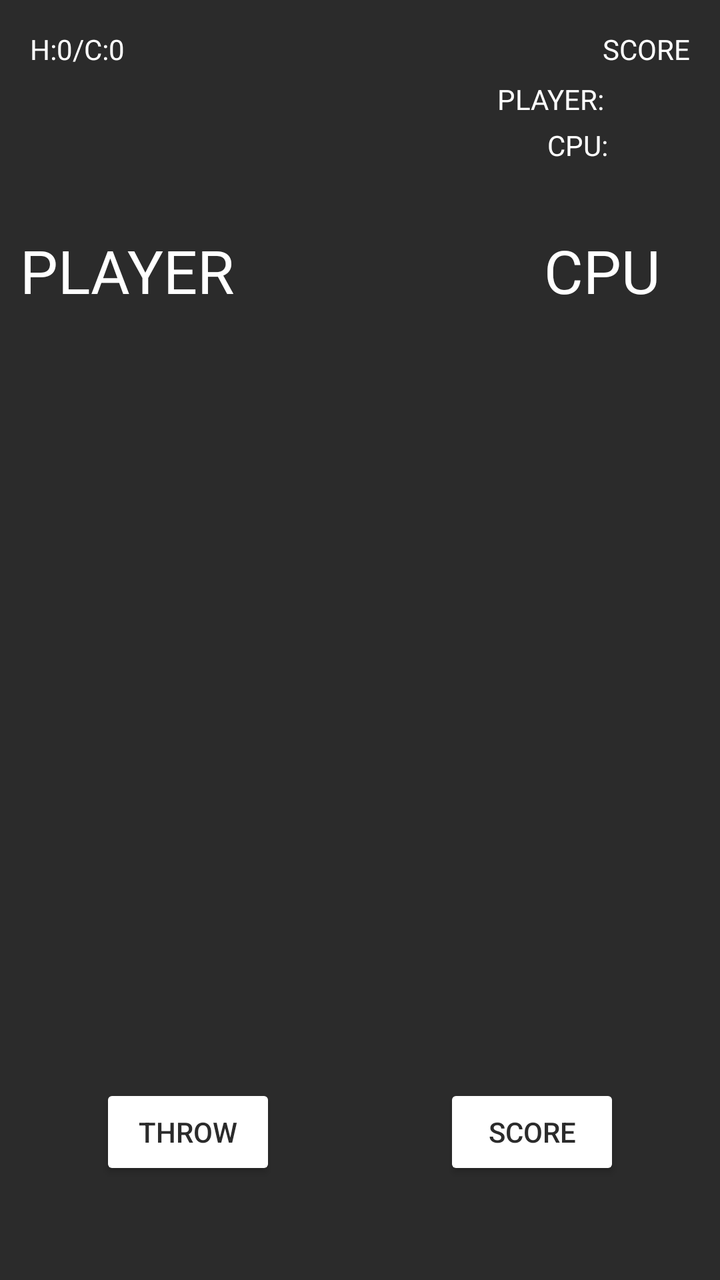
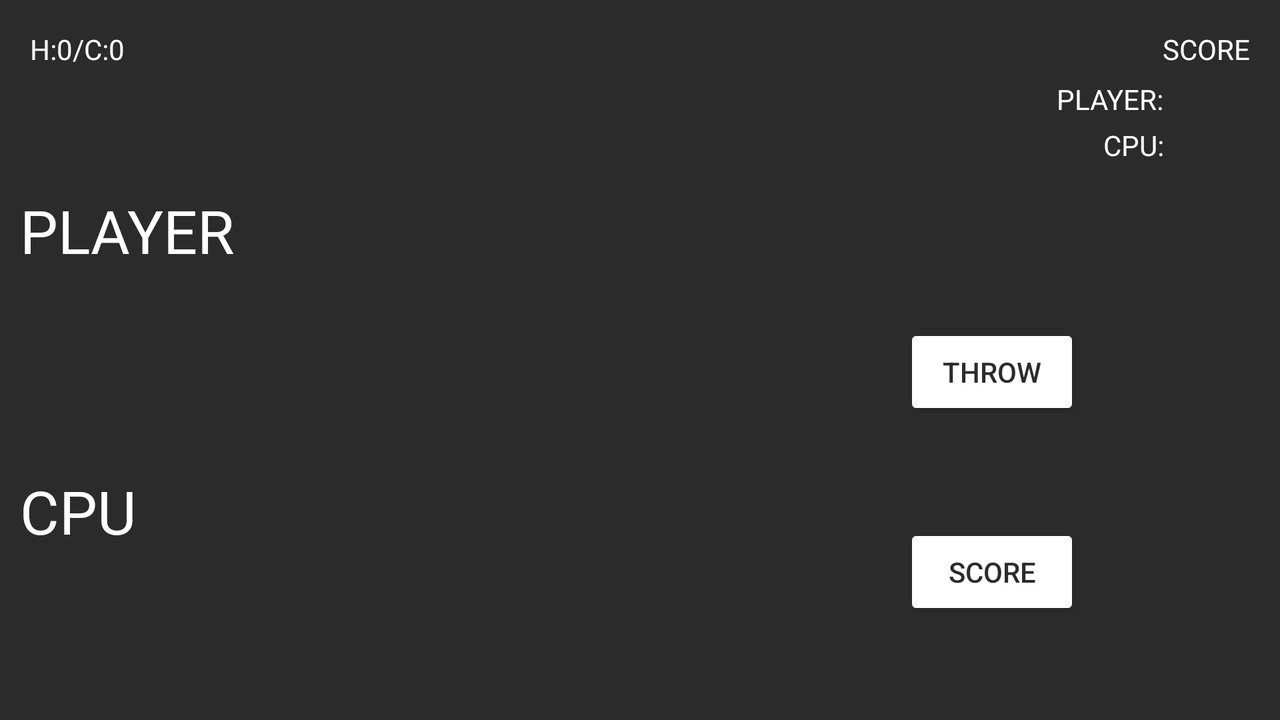

The same Android screen from two of the app's own layout files: first res/layout/ as a phone draws it, then the author's variant for another configuration, drawn on a device whose configuration selects that folder. Both files follow.
<!-- AndroidManifest.xml: application theme Theme.Dicerollcw -->
<!-- res/layout/game.xml -->
<?xml version="1.0" encoding="utf-8"?>
<androidx.constraintlayout.widget.ConstraintLayout xmlns:android="http://schemas.android.com/apk/res/android"
    xmlns:tools="http://schemas.android.com/tools"
    android:layout_width="match_parent"
    android:layout_height="match_parent"
    xmlns:app="http://schemas.android.com/apk/res-auto"
    android:background="@color/lightblack">
    <TextView
        android:id="@+id/winCount"
        android:layout_width="wrap_content"
        android:layout_height="wrap_content"
        app:layout_constraintStart_toStartOf="parent"
        app:layout_constraintTop_toTopOf="parent"
        android:layout_marginStart="15dp"
        android:layout_marginTop="15dp"
        android:text="@string/winCount"
        android:textColor="@color/white"
        />
    <TextView
        android:id="@+id/score"
        android:layout_width="wrap_content"
        android:layout_height="wrap_content"
        app:layout_constraintEnd_toEndOf="parent"
        app:layout_constraintTop_toTopOf="parent"
        android:layout_marginEnd="15dp"
        android:layout_marginTop="15dp"
        android:text="@string/score"
        android:textColor="@color/white"
        />
    <TextView
        android:id="@+id/player_Score"
        android:layout_width="wrap_content"
        android:layout_height="wrap_content"
        app:layout_constraintStart_toStartOf="@id/score"
        app:layout_constraintTop_toTopOf="parent"
        android:layout_marginStart="-53dp"
        android:layout_marginTop="40dp"
        android:text="@string/playerScore"
        android:textColor="@color/white"
        />
    <TextView
        android:id="@+id/cpu_score"
        android:layout_width="wrap_content"
        android:layout_height="wrap_content"
        app:layout_constraintStart_toStartOf="@id/score"
        app:layout_constraintTop_toTopOf="parent"
        android:layout_marginStart="-28dp"
        android:layout_marginTop="63dp"
        android:text="@string/cpuScore"
        android:textColor="@color/white"
        />
    <androidx.constraintlayout.widget.ConstraintLayout
        android:id="@+id/diceBox"
        android:layout_width="match_parent"
        android:layout_height="450dp"
        app:layout_constraintTop_toTopOf="@id/score"
        android:layout_marginTop="100dp"

        >
        <TextView
            android:id="@+id/playerHeading"
            android:layout_width="wrap_content"
            android:layout_height="wrap_content"
            android:text="@string/player"
            android:textColor="@color/white"
            android:textSize="30sp"
            app:layout_constraintTop_toTopOf="parent"
            app:layout_constraintStart_toStartOf="parent"
            android:layout_marginStart="10dp"/>
        <TextView
            android:id="@+id/cpuHeading"
            android:layout_width="wrap_content"
            android:layout_height="wrap_content"
            android:text="@string/cpu"
            android:textColor="@color/white"
            android:textSize="30sp"
            app:layout_constraintTop_toTopOf="parent"
            app:layout_constraintEnd_toEndOf="parent"
            android:layout_marginEnd="30dp"/>
        <LinearLayout
            android:layout_width="wrap_content"
            android:layout_height="wrap_content"
            android:orientation="vertical"
            app:layout_constraintTop_toBottomOf="@+id/playerHeading"
            app:layout_constraintStart_toStartOf="parent"
            android:layout_marginTop="20dp"
            android:layout_marginStart="30dp"
            >
            <ImageView
                android:id="@+id/leftDice1"
                android:layout_marginBottom="10dp"
                android:layout_width="60sp"
                android:layout_height="60sp"
                android:adjustViewBounds="true"
                android:background="@color/transparent"
                android:scaleType="centerCrop"
                android:src="@drawable/dice_1"
                android:contentDescription="@string/player_dice_1" />
            <ImageView
                android:id="@+id/leftDice2"
                android:layout_width="60sp"
                android:layout_height="60sp"
                android:layout_marginBottom="10dp"
                android:adjustViewBounds="true"
                android:background="@color/transparent"
                android:scaleType="centerCrop"
                android:src="@drawable/dice_1"
                android:contentDescription="@string/player_dice_2" />
            <ImageView
                android:id="@+id/leftDice3"
                android:layout_width="60sp"
                android:layout_height="60sp"
                android:layout_marginBottom="10dp"
                android:adjustViewBounds="true"
                android:background="@color/transparent"
                android:scaleType="centerCrop"
                android:src="@drawable/dice_1"
                android:contentDescription="@string/player_dice_3" />
            <ImageView
                android:id="@+id/leftDice4"
                android:layout_width="60sp"
                android:layout_height="60sp"
                android:layout_marginBottom="10dp"
                android:adjustViewBounds="true"
                android:background="@color/transparent"
                android:scaleType="centerCrop"
                android:src="@drawable/dice_1"
                android:contentDescription="@string/player_dice_4" />
            <ImageView
                android:id="@+id/leftDice5"
                android:layout_width="60sp"
                android:layout_height="60sp"
                android:adjustViewBounds="true"
                android:background="@color/transparent"
                android:scaleType="centerCrop"
                android:src="@drawable/dice_1"
                android:contentDescription="@string/player_dice_5" />
        </LinearLayout>
        <LinearLayout
            android:layout_width="wrap_content"
            android:layout_height="wrap_content"
            android:orientation="vertical"
            app:layout_constraintTop_toBottomOf="@id/cpuHeading"
            app:layout_constraintEnd_toEndOf="parent"
            android:layout_marginTop="20dp"
            android:layout_marginEnd="30dp"
            >

            <ImageView
                android:id="@+id/rightDice1"
                android:layout_marginBottom="10dp"
                android:layout_width="60sp"
                android:layout_height="60sp"
                android:adjustViewBounds="true"
                android:background="@color/transparent"
                android:scaleType="centerCrop"
                android:src="@drawable/dice_1"
                android:contentDescription="@string/cpu_dice_1" />
            <ImageView
                android:id="@+id/rightDice2"
                android:layout_width="60sp"
                android:layout_height="60sp"
                android:layout_marginBottom="10dp"
                android:adjustViewBounds="true"
                android:background="@color/transparent"
                android:scaleType="centerCrop"
                android:src="@drawable/dice_1"
                android:contentDescription="@string/cpu_dice_2" />
            <ImageView
                android:id="@+id/rightDice3"
                android:layout_width="60sp"
                android:layout_height="60sp"
                android:layout_marginBottom="10dp"
                android:adjustViewBounds="true"
                android:background="@color/transparent"
                android:scaleType="centerCrop"
                android:src="@drawable/dice_1"
                android:contentDescription="@string/cpu_dice_3"
                tools:ignore="HardcodedText" />
            <ImageView
                android:id="@+id/rightDice4"
                android:layout_width="60sp"
                android:layout_height="60sp"
                android:layout_marginBottom="10dp"
                android:adjustViewBounds="true"
                android:background="@color/transparent"
                android:scaleType="centerCrop"
                android:src="@drawable/dice_1"
                android:contentDescription="@string/cpu_dice_4" />
            <ImageView
                android:id="@+id/rightDice5"
                android:layout_width="60sp"
                android:layout_height="60sp"
                android:adjustViewBounds="true"
                android:background="@color/transparent"
                android:scaleType="centerCrop"
                android:src="@drawable/dice_1"
                android:contentDescription="@string/cpu_dice_5" />
        </LinearLayout>
    </androidx.constraintlayout.widget.ConstraintLayout>
    <Button
        android:id="@+id/throwButton"
        android:layout_width="wrap_content"
        android:layout_height="wrap_content"
        android:text="@string/throw_button"
        android:backgroundTint="@color/white"
        android:textColor="@color/lightblack"
        app:layout_constraintBottom_toBottomOf="parent"
        app:layout_constraintStart_toStartOf="parent"
        android:layout_marginStart="50dp"
        android:layout_marginBottom="50dp"/>

    <Button
        android:id="@+id/score_button"
        android:layout_width="wrap_content"
        android:layout_height="wrap_content"
        android:text="@string/score_button"
        android:backgroundTint="@color/white"
        android:textColor="@color/lightblack"
        app:layout_constraintBottom_toBottomOf="parent"
        app:layout_constraintEnd_toEndOf="parent"
        android:layout_marginEnd="50dp"
        android:layout_marginBottom="50dp" />


</androidx.constraintlayout.widget.ConstraintLayout>
<!-- resources referenced by this layout -->
<resources>
  <color name="lightblack">#2B2B2B</color>
  <color name="transparent">#00F4AE36</color>
  <color name="white">#FFFFFFFF</color>
  <string name="cpu">CPU</string>
  <string name="cpuScore">CPU:</string>
  <string name="cpu_dice_1">cpu dice 1</string>
  <string name="cpu_dice_2">cpu dice 2</string>
  <string name="cpu_dice_3">cpu dice 3</string>
  <string name="cpu_dice_4">cpu dice 4</string>
  <string name="cpu_dice_5">cpu dice 5</string>
  <string name="player">PLAYER</string>
  <string name="playerScore">PLAYER:</string>
  <string name="player_dice_1">player Dice 1</string>
  <string name="player_dice_2">player dice 2</string>
  <string name="player_dice_3">player dice 3</string>
  <string name="player_dice_4">player dice 4</string>
  <string name="player_dice_5">player dice 5</string>
  <string name="score">SCORE</string>
  <string name="score_button">Score</string>
  <string name="throw_button">Throw</string>
  <string name="winCount">H:0/C:0</string>
  <style name="Theme.Dicerollcw" parent="Theme.MaterialComponents.DayNight.DarkActionBar">
          
          <item name="colorPrimary">@color/purple_500</item>
          <item name="colorPrimaryVariant">@color/purple_700</item>
          <item name="colorOnPrimary">@color/white</item>
          
          <item name="colorSecondary">@color/teal_200</item>
          <item name="colorSecondaryVariant">@color/teal_700</item>
          <item name="colorOnSecondary">@color/black</item>
          
          <item name="android:statusBarColor">?attr/colorPrimaryVariant</item>
          
      </style>
  <color name="purple_500">#FF6200EE</color>
  <color name="purple_700">#FF3700B3</color>
  <color name="teal_200">#FF03DAC5</color>
  <color name="teal_700">#FF018786</color>
  <color name="black">#FF000000</color>
</resources>
<!-- res/layout-land/game.xml (the author's variant of the layout above) -->
<!-- drawn on the phone turned sideways -->
<?xml version="1.0" encoding="utf-8"?>
<androidx.constraintlayout.widget.ConstraintLayout xmlns:android="http://schemas.android.com/apk/res/android"
    xmlns:tools="http://schemas.android.com/tools"
    android:layout_width="match_parent"
    android:layout_height="match_parent"
    xmlns:app="http://schemas.android.com/apk/res-auto"
    android:background="@color/lightblack">
    <TextView
        android:id="@+id/winCount"
        android:layout_width="wrap_content"
        android:layout_height="wrap_content"
        app:layout_constraintStart_toStartOf="parent"
        app:layout_constraintTop_toTopOf="parent"
        android:layout_marginStart="15dp"
        android:layout_marginTop="15dp"
        android:text="@string/winCount"
        android:textColor="@color/white"
        />

    <TextView
        android:id="@+id/score"
        android:layout_width="wrap_content"
        android:layout_height="wrap_content"
        app:layout_constraintEnd_toEndOf="parent"
        app:layout_constraintTop_toTopOf="parent"
        android:layout_marginEnd="15dp"
        android:layout_marginTop="15dp"
        android:text="@string/score"
        android:textColor="@color/white"
        />
    <TextView
        android:id="@+id/player_Score"
        android:layout_width="wrap_content"
        android:layout_height="wrap_content"
        app:layout_constraintEnd_toEndOf="parent"
        app:layout_constraintTop_toTopOf="parent"
        android:layout_marginEnd="58dp"
        android:layout_marginTop="40dp"
        android:text="@string/playerScore"
        android:textColor="@color/white"
        />

    <TextView
        android:id="@+id/cpu_score"
        android:layout_width="wrap_content"
        android:layout_height="17dp"
        android:layout_marginEnd="58dp"
        android:layout_marginTop="63dp"
        android:text="@string/cpuScore"
        android:textColor="@color/white"
        app:layout_constraintEnd_toEndOf="parent"
        app:layout_constraintTop_toTopOf="parent" />
    <androidx.constraintlayout.widget.ConstraintLayout
        android:id="@+id/diceBox"
        android:layout_width="match_parent"
        android:layout_height="450dp"
        app:layout_constraintTop_toTopOf="@id/score"
        android:layout_marginTop="80dp"

        >
        <TextView
            android:id="@+id/playerHeading"
            android:layout_width="wrap_content"
            android:layout_height="wrap_content"
            android:text="@string/player"
            android:textColor="@color/white"
            android:textSize="30sp"
            app:layout_constraintTop_toTopOf="parent"
            app:layout_constraintStart_toStartOf="parent"
            android:layout_marginStart="10dp"/>
        <TextView
            android:id="@+id/cpuHeading"
            android:layout_width="wrap_content"
            android:layout_height="wrap_content"
            android:text="@string/cpu"
            android:textColor="@color/white"
            android:textSize="30sp"
            app:layout_constraintTop_toBottomOf="@id/playerHeading"
            app:layout_constraintStart_toStartOf="parent"
            android:layout_marginTop="100dp"
            android:layout_marginStart="10dp"/>
        <LinearLayout
            android:layout_width="wrap_content"
            android:layout_height="wrap_content"
            android:orientation="horizontal"
            app:layout_constraintTop_toBottomOf="@+id/playerHeading"
            app:layout_constraintStart_toStartOf="parent"
            android:layout_marginTop="20dp"
            android:layout_marginStart="30dp"
            >
            <ImageView
                android:id="@+id/leftDice1"
                android:layout_marginBottom="10dp"
                android:layout_width="60sp"
                android:layout_height="60sp"
                android:adjustViewBounds="true"
                android:background="@color/transparent"
                android:scaleType="centerCrop"
                android:src="@drawable/dice_1"
                android:contentDescription="@string/player_dice_1" />
            <ImageView
                android:id="@+id/leftDice2"
                android:layout_width="60sp"
                android:layout_height="60sp"
                android:layout_marginBottom="10dp"
                android:adjustViewBounds="true"
                android:background="@color/transparent"
                android:scaleType="centerCrop"
                android:src="@drawable/dice_1"
                android:contentDescription="@string/player_dice_2" />
            <ImageView
                android:id="@+id/leftDice3"
                android:layout_width="60sp"
                android:layout_height="60sp"
                android:layout_marginBottom="10dp"
                android:adjustViewBounds="true"
                android:background="@color/transparent"
                android:scaleType="centerCrop"
                android:src="@drawable/dice_1"
                android:contentDescription="@string/player_dice_3" />
            <ImageView
                android:id="@+id/leftDice4"
                android:layout_width="60sp"
                android:layout_height="60sp"
                android:layout_marginBottom="10dp"
                android:adjustViewBounds="true"
                android:background="@color/transparent"
                android:scaleType="centerCrop"
                android:src="@drawable/dice_1"
                android:contentDescription="@string/player_dice_4" />
            <ImageView
                android:id="@+id/leftDice5"
                android:layout_width="60sp"
                android:layout_height="60sp"
                android:adjustViewBounds="true"
                android:background="@color/transparent"
                android:scaleType="centerCrop"
                android:src="@drawable/dice_1"
                android:contentDescription="@string/player_dice_5" />
        </LinearLayout>
        <LinearLayout
            android:layout_width="wrap_content"
            android:layout_height="wrap_content"
            android:orientation="horizontal"
            app:layout_constraintTop_toBottomOf="@id/cpuHeading"
            app:layout_constraintStart_toStartOf="parent"
            android:layout_marginTop="20dp"
            android:layout_marginStart="30dp"
            >

            <ImageView
                android:id="@+id/rightDice1"
                android:layout_marginBottom="10dp"
                android:layout_width="60sp"
                android:layout_height="60sp"
                android:adjustViewBounds="true"
                android:background="@color/transparent"
                android:scaleType="centerCrop"
                android:src="@drawable/dice_1"
                android:contentDescription="@string/cpu_dice_1" />
            <ImageView
                android:id="@+id/rightDice2"
                android:layout_width="60sp"
                android:layout_height="60sp"
                android:layout_marginBottom="10dp"
                android:adjustViewBounds="true"
                android:background="@color/transparent"
                android:scaleType="centerCrop"
                android:src="@drawable/dice_1"
                android:contentDescription="@string/cpu_dice_2" />
            <ImageView
                android:id="@+id/rightDice3"
                android:layout_width="60sp"
                android:layout_height="60sp"
                android:layout_marginBottom="10dp"
                android:adjustViewBounds="true"
                android:background="@color/transparent"
                android:scaleType="centerCrop"
                android:src="@drawable/dice_1"
                android:contentDescription="@string/cpu_dice_3" />
            <ImageView
                android:id="@+id/rightDice4"
                android:layout_width="60sp"
                android:layout_height="60sp"
                android:layout_marginBottom="10dp"
                android:adjustViewBounds="true"
                android:background="@color/transparent"
                android:scaleType="centerCrop"
                android:src="@drawable/dice_1"
                android:contentDescription="@string/cpu_dice_4" />
            <ImageView
                android:id="@+id/rightDice5"
                android:layout_width="60sp"
                android:layout_height="60sp"
                android:adjustViewBounds="true"
                android:background="@color/transparent"
                android:scaleType="centerCrop"
                android:src="@drawable/dice_1"
                android:contentDescription="@string/cpu_dice_5" />
        </LinearLayout>
    </androidx.constraintlayout.widget.ConstraintLayout>
    <Button
        android:id="@+id/throwButton"
        android:layout_width="wrap_content"
        android:layout_height="wrap_content"
        android:text="@string/throw_button"
        android:backgroundTint="@color/white"
        android:textColor="@color/lightblack"
        app:layout_constraintBottom_toBottomOf="parent"
        app:layout_constraintEnd_toEndOf="parent"
        android:layout_marginEnd="100dp"
        android:layout_marginBottom="150dp"/>

    <Button
        android:id="@+id/score_button"
        android:layout_width="wrap_content"
        android:layout_height="wrap_content"
        android:text="@string/score_button"
        android:backgroundTint="@color/white"
        android:textColor="@color/lightblack"
        app:layout_constraintBottom_toBottomOf="parent"
        app:layout_constraintEnd_toEndOf="parent"
        android:layout_marginEnd="100dp"
        android:layout_marginBottom="50dp" />


</androidx.constraintlayout.widget.ConstraintLayout>
